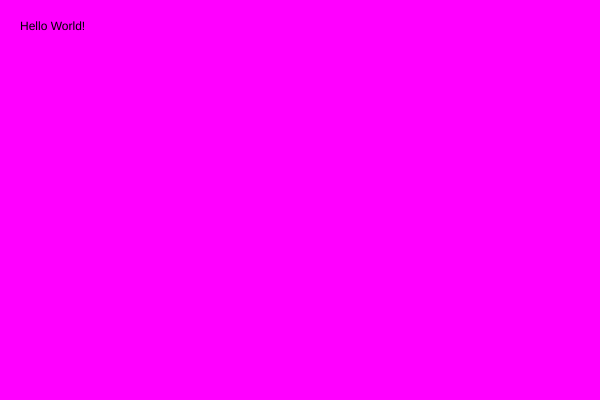
Frame 1 (no input)
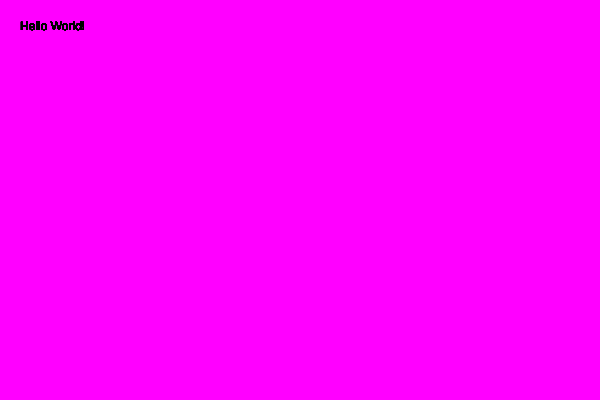
Frame 60 (no input)
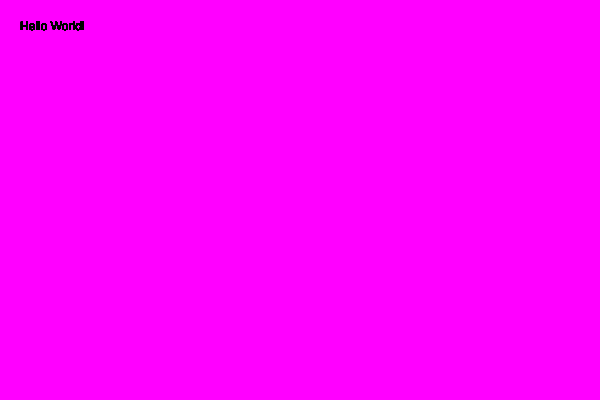
Frame 120 (the mouse pressed at the canvas centre since frame 60)

The p5.js sketch that drew these frames (run headless with seeded random() and noise() and a simulated clock; from frame 60 on, the mouse is pressed at the canvas centre):

// p5.js sketch
// ── sketch.js
function setup(){

createCanvas( 600, 400 ); //create a canvas 600x400 pixels

background( 'magenta' ); //color the canvas with magenta background

}
//declare draw func
function draw(){
  //print text "hello world"
  //position x:20 y:30
  text("Hello World!", 20, 30 );
}
